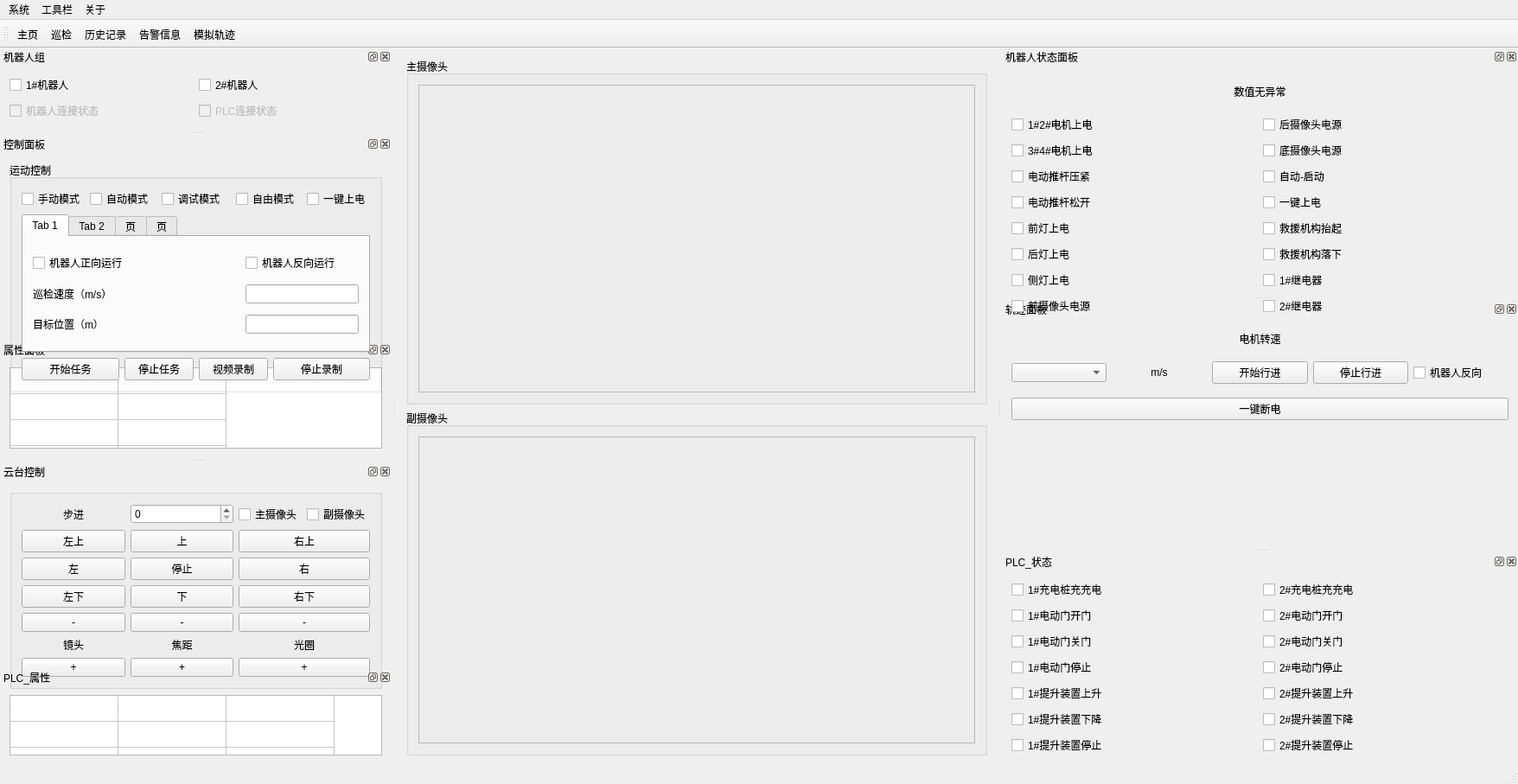
<?xml version="1.0" encoding="UTF-8"?>
<ui version="4.0">
 <class>MainWindow</class>
 <widget class="QMainWindow" name="MainWindow">
  <property name="geometry">
   <rect>
    <x>0</x>
    <y>0</y>
    <width>1756</width>
    <height>907</height>
   </rect>
  </property>
  <property name="minimumSize">
   <size>
    <width>95</width>
    <height>95</height>
   </size>
  </property>
  <property name="maximumSize">
   <size>
    <width>16777215</width>
    <height>16777215</height>
   </size>
  </property>
  <property name="windowTitle">
   <string>轨道机器人控制系统</string>
  </property>
  <widget class="QWidget" name="centralWidget">
   <layout class="QGridLayout" name="gridLayout_12">
    <item row="1" column="0">
     <widget class="QGroupBox" name="groupBox_2">
      <property name="maximumSize">
       <size>
        <width>16777215</width>
        <height>16777215</height>
       </size>
      </property>
      <property name="title">
       <string>副摄像头</string>
      </property>
      <layout class="QGridLayout" name="gridLayout_9">
       <item row="0" column="0">
        <widget class="QFrame" name="frame2">
         <property name="styleSheet">
          <string notr="true"/>
         </property>
         <property name="frameShape">
          <enum>QFrame::StyledPanel</enum>
         </property>
         <property name="frameShadow">
          <enum>QFrame::Raised</enum>
         </property>
        </widget>
       </item>
      </layout>
     </widget>
    </item>
    <item row="0" column="0">
     <widget class="QGroupBox" name="groupBox">
      <property name="maximumSize">
       <size>
        <width>16777215</width>
        <height>16777215</height>
       </size>
      </property>
      <property name="title">
       <string>主摄像头</string>
      </property>
      <layout class="QGridLayout" name="gridLayout">
       <item row="0" column="0">
        <widget class="QFrame" name="frame1">
         <property name="styleSheet">
          <string notr="true"/>
         </property>
         <property name="frameShape">
          <enum>QFrame::StyledPanel</enum>
         </property>
         <property name="frameShadow">
          <enum>QFrame::Raised</enum>
         </property>
        </widget>
       </item>
      </layout>
     </widget>
    </item>
   </layout>
  </widget>
  <widget class="QMenuBar" name="menuBar">
   <property name="geometry">
    <rect>
     <x>0</x>
     <y>0</y>
     <width>1756</width>
     <height>25</height>
    </rect>
   </property>
   <widget class="QMenu" name="menusystem">
    <property name="title">
     <string>系统</string>
    </property>
    <addaction name="cam_Action"/>
    <addaction name="PLC_action"/>
    <addaction name="robot_Action"/>
    <addaction name="add_Action"/>
    <addaction name="action_cutcam"/>
    <addaction name="action_cutrob"/>
    <addaction name="action_cutplc"/>
   </widget>
   <widget class="QMenu" name="menutool">
    <property name="title">
     <string>工具栏</string>
    </property>
    <addaction name="Rpanel_Action"/>
    <addaction name="Ppanel_Action"/>
    <addaction name="Ppanel_Action_2"/>
    <addaction name="actionkong"/>
    <addaction name="actionjiqiren"/>
   </widget>
   <widget class="QMenu" name="menu">
    <property name="title">
     <string>关于</string>
    </property>
   </widget>
   <addaction name="menusystem"/>
   <addaction name="menutool"/>
   <addaction name="menu"/>
  </widget>
  <widget class="QToolBar" name="mainToolBar">
   <attribute name="toolBarArea">
    <enum>TopToolBarArea</enum>
   </attribute>
   <attribute name="toolBarBreak">
    <bool>false</bool>
   </attribute>
   <addaction name="home_Action"/>
   <addaction name="poiling_Action"/>
   <addaction name="history_Action"/>
   <addaction name="alarm_Action"/>
   <addaction name="moniguiji_Actiom"/>
  </widget>
  <widget class="QStatusBar" name="statusBar"/>
  <widget class="QDockWidget" name="robot_Dock">
   <property name="minimumSize">
    <size>
     <width>597</width>
     <height>455</height>
    </size>
   </property>
   <property name="styleSheet">
    <string notr="true"/>
   </property>
   <property name="windowTitle">
    <string>机器人状态面板</string>
   </property>
   <attribute name="dockWidgetArea">
    <number>2</number>
   </attribute>
   <widget class="QWidget" name="dockWidgetContents_15">
    <property name="styleSheet">
     <string notr="true"/>
    </property>
    <layout class="QGridLayout" name="gridLayout_3">
     <item row="2" column="2">
      <widget class="QLabel" name="label_5">
       <property name="maximumSize">
        <size>
         <width>16777215</width>
         <height>20</height>
        </size>
       </property>
       <property name="text">
        <string>电机转速</string>
       </property>
       <property name="alignment">
        <set>Qt::AlignCenter</set>
       </property>
      </widget>
     </item>
     <item row="3" column="1">
      <widget class="QLabel" name="label_6">
       <property name="text">
        <string>m/s</string>
       </property>
       <property name="alignment">
        <set>Qt::AlignCenter</set>
       </property>
      </widget>
     </item>
     <item row="3" column="4">
      <widget class="QCheckBox" name="checkBox_17">
       <property name="text">
        <string>机器人反向</string>
       </property>
      </widget>
     </item>
     <item row="5" column="0" colspan="5">
      <widget class="QPushButton" name="kaiqi_caijiqi_8">
       <property name="text">
        <string>一键断电</string>
       </property>
      </widget>
     </item>
     <item row="1" column="0" colspan="5">
      <layout class="QGridLayout" name="gridLayout_8">
       <item row="2" column="1">
        <widget class="QCheckBox" name="checkBox_14">
         <property name="text">
          <string>自动-启动</string>
         </property>
        </widget>
       </item>
       <item row="7" column="0">
        <widget class="QCheckBox" name="checkBox_5">
         <property name="text">
          <string>前摄像头电源</string>
         </property>
        </widget>
       </item>
       <item row="7" column="1">
        <widget class="QCheckBox" name="checkBox_20">
         <property name="text">
          <string>2#继电器</string>
         </property>
        </widget>
       </item>
       <item row="2" column="0">
        <widget class="QCheckBox" name="checkBox_11">
         <property name="text">
          <string>电动推杆压紧</string>
         </property>
        </widget>
       </item>
       <item row="1" column="0">
        <widget class="QCheckBox" name="checkBox_10">
         <property name="text">
          <string>3#4#电机上电</string>
         </property>
        </widget>
       </item>
       <item row="3" column="1">
        <widget class="QCheckBox" name="checkBox_15">
         <property name="text">
          <string>一键上电</string>
         </property>
        </widget>
       </item>
       <item row="3" column="0">
        <widget class="QCheckBox" name="checkBox_12">
         <property name="text">
          <string>电动推杆松开</string>
         </property>
        </widget>
       </item>
       <item row="4" column="0">
        <widget class="QCheckBox" name="checkBox_7">
         <property name="text">
          <string>前灯上电</string>
         </property>
        </widget>
       </item>
       <item row="5" column="0">
        <widget class="QCheckBox" name="checkBox_8">
         <property name="text">
          <string>后灯上电</string>
         </property>
        </widget>
       </item>
       <item row="1" column="1">
        <widget class="QCheckBox" name="checkBox_13">
         <property name="text">
          <string>底摄像头电源</string>
         </property>
        </widget>
       </item>
       <item row="0" column="1">
        <widget class="QCheckBox" name="checkBox_6">
         <property name="text">
          <string>后摄像头电源</string>
         </property>
        </widget>
       </item>
       <item row="5" column="1">
        <widget class="QCheckBox" name="checkBox_18">
         <property name="text">
          <string>救援机构落下</string>
         </property>
        </widget>
       </item>
       <item row="0" column="0">
        <widget class="QCheckBox" name="checkBox_3">
         <property name="styleSheet">
          <string notr="true"/>
         </property>
         <property name="text">
          <string>1#2#电机上电</string>
         </property>
        </widget>
       </item>
       <item row="6" column="0">
        <widget class="QCheckBox" name="checkBox_9">
         <property name="text">
          <string>侧灯上电</string>
         </property>
        </widget>
       </item>
       <item row="6" column="1">
        <widget class="QCheckBox" name="checkBox_19">
         <property name="text">
          <string>1#继电器</string>
         </property>
        </widget>
       </item>
       <item row="4" column="1">
        <widget class="QCheckBox" name="checkBox_16">
         <property name="text">
          <string>救援机构抬起</string>
         </property>
        </widget>
       </item>
      </layout>
     </item>
     <item row="3" column="0">
      <widget class="QComboBox" name="comboBox"/>
     </item>
     <item row="3" column="2">
      <widget class="QPushButton" name="kaiqi_caijiqi_7">
       <property name="text">
        <string>开始行进</string>
       </property>
      </widget>
     </item>
     <item row="3" column="3">
      <widget class="QPushButton" name="kaiqi_caijiqi_10">
       <property name="text">
        <string>停止行进</string>
       </property>
      </widget>
     </item>
     <item row="0" column="2">
      <widget class="QLabel" name="label_9">
       <property name="maximumSize">
        <size>
         <width>16777215</width>
         <height>20</height>
        </size>
       </property>
       <property name="text">
        <string>数值无异常</string>
       </property>
       <property name="alignment">
        <set>Qt::AlignCenter</set>
       </property>
      </widget>
     </item>
    </layout>
   </widget>
  </widget>
  <widget class="QDockWidget" name="path_Dock">
   <property name="minimumSize">
    <size>
     <width>318</width>
     <height>337</height>
    </size>
   </property>
   <property name="maximumSize">
    <size>
     <width>524287</width>
     <height>337</height>
    </size>
   </property>
   <property name="windowTitle">
    <string>轨迹面板</string>
   </property>
   <attribute name="dockWidgetArea">
    <number>2</number>
   </attribute>
   <widget class="QWidget" name="dockWidgetContents_14">
    <layout class="QGridLayout" name="gridLayout_10">
     <item row="0" column="0">
      <widget class="QLabel" name="label_7">
       <property name="text">
        <string/>
       </property>
      </widget>
     </item>
    </layout>
   </widget>
  </widget>
  <widget class="QDockWidget" name="dockWidget">
   <property name="minimumSize">
    <size>
     <width>288</width>
     <height>86</height>
    </size>
   </property>
   <property name="maximumSize">
    <size>
     <width>524287</width>
     <height>524287</height>
    </size>
   </property>
   <property name="baseSize">
    <size>
     <width>0</width>
     <height>0</height>
    </size>
   </property>
   <property name="windowTitle">
    <string>机器人组</string>
   </property>
   <attribute name="dockWidgetArea">
    <number>1</number>
   </attribute>
   <widget class="QWidget" name="dockWidgetContents_4">
    <layout class="QGridLayout" name="gridLayout_2">
     <item row="0" column="0">
      <widget class="QCheckBox" name="checkBox_82">
       <property name="styleSheet">
        <string notr="true"/>
       </property>
       <property name="text">
        <string>1#机器人</string>
       </property>
      </widget>
     </item>
     <item row="0" column="1">
      <widget class="QCheckBox" name="checkBox_81">
       <property name="text">
        <string>2#机器人</string>
       </property>
      </widget>
     </item>
     <item row="1" column="0">
      <widget class="QCheckBox" name="checkBox_22">
       <property name="enabled">
        <bool>false</bool>
       </property>
       <property name="text">
        <string>机器人连接状态</string>
       </property>
      </widget>
     </item>
     <item row="1" column="1">
      <widget class="QCheckBox" name="checkBox_23">
       <property name="enabled">
        <bool>false</bool>
       </property>
       <property name="text">
        <string>PLC连接状态</string>
       </property>
      </widget>
     </item>
    </layout>
   </widget>
  </widget>
  <widget class="QDockWidget" name="dockWidget_2">
   <property name="windowTitle">
    <string>控制面板</string>
   </property>
   <attribute name="dockWidgetArea">
    <number>1</number>
   </attribute>
   <widget class="QWidget" name="dockWidgetContents">
    <layout class="QGridLayout" name="gridLayout_7">
     <item row="0" column="0">
      <widget class="QGroupBox" name="groupBox_4">
       <property name="title">
        <string>运动控制</string>
       </property>
       <layout class="QGridLayout" name="gridLayout_14">
        <item row="0" column="0">
         <widget class="QCheckBox" name="checkBox_32">
          <property name="text">
           <string>手动模式</string>
          </property>
         </widget>
        </item>
        <item row="0" column="1" colspan="2">
         <widget class="QCheckBox" name="checkBox_34">
          <property name="text">
           <string>自动模式</string>
          </property>
         </widget>
        </item>
        <item row="0" column="3" colspan="2">
         <widget class="QCheckBox" name="checkBox_35">
          <property name="text">
           <string>调试模式</string>
          </property>
         </widget>
        </item>
        <item row="0" column="5" colspan="2">
         <widget class="QCheckBox" name="checkBox_33">
          <property name="text">
           <string>自由模式</string>
          </property>
         </widget>
        </item>
        <item row="0" column="7">
         <widget class="QCheckBox" name="checkBox_4">
          <property name="text">
           <string>一键上电</string>
          </property>
         </widget>
        </item>
        <item row="1" column="0" colspan="8">
         <widget class="QTabWidget" name="tabWidget_2">
          <property name="currentIndex">
           <number>0</number>
          </property>
          <widget class="QWidget" name="tab_9">
           <attribute name="title">
            <string>Tab 1</string>
           </attribute>
           <layout class="QGridLayout" name="gridLayout_18">
            <item row="0" column="0">
             <widget class="QCheckBox" name="checkBox_36">
              <property name="text">
               <string>机器人正向运行</string>
              </property>
             </widget>
            </item>
            <item row="0" column="2">
             <widget class="QCheckBox" name="checkBox_37">
              <property name="text">
               <string>机器人反向运行</string>
              </property>
             </widget>
            </item>
            <item row="1" column="0">
             <widget class="QLabel" name="label_19">
              <property name="text">
               <string>巡检速度（m/s）</string>
              </property>
             </widget>
            </item>
            <item row="1" column="2">
             <widget class="QLineEdit" name="lineEdit_12"/>
            </item>
            <item row="2" column="0">
             <widget class="QLabel" name="label_20">
              <property name="text">
               <string>目标位置（m）</string>
              </property>
             </widget>
            </item>
            <item row="2" column="1">
             <spacer name="horizontalSpacer_5">
              <property name="orientation">
               <enum>Qt::Horizontal</enum>
              </property>
              <property name="sizeHint" stdset="0">
               <size>
                <width>40</width>
                <height>20</height>
               </size>
              </property>
             </spacer>
            </item>
            <item row="2" column="2">
             <widget class="QLineEdit" name="lineEdit_13"/>
            </item>
           </layout>
          </widget>
          <widget class="QWidget" name="tab_10">
           <attribute name="title">
            <string>Tab 2</string>
           </attribute>
           <layout class="QGridLayout" name="gridLayout_19">
            <item row="1" column="2">
             <widget class="QLineEdit" name="lineEdit_14"/>
            </item>
            <item row="4" column="2">
             <widget class="QLineEdit" name="lineEdit_15"/>
            </item>
            <item row="1" column="0">
             <widget class="QLabel" name="label_21">
              <property name="text">
               <string>巡检点停留时间（s）</string>
              </property>
             </widget>
            </item>
            <item row="2" column="0">
             <widget class="QLabel" name="label_22">
              <property name="text">
               <string>自动巡检速度（m/s）</string>
              </property>
             </widget>
            </item>
            <item row="0" column="2">
             <widget class="QCheckBox" name="checkBox_38">
              <property name="text">
               <string>定点视频</string>
              </property>
             </widget>
            </item>
            <item row="0" column="0">
             <widget class="QCheckBox" name="checkBox_39">
              <property name="text">
               <string>连续视频</string>
              </property>
             </widget>
            </item>
            <item row="2" column="2">
             <widget class="QLineEdit" name="lineEdit_16"/>
            </item>
            <item row="4" column="0">
             <widget class="QLabel" name="label_23">
              <property name="text">
               <string>定点已巡检点/定点总巡检数</string>
              </property>
             </widget>
            </item>
            <item row="4" column="1">
             <spacer name="horizontalSpacer_6">
              <property name="orientation">
               <enum>Qt::Horizontal</enum>
              </property>
              <property name="sizeHint" stdset="0">
               <size>
                <width>40</width>
                <height>20</height>
               </size>
              </property>
             </spacer>
            </item>
           </layout>
          </widget>
          <widget class="QWidget" name="tab_11">
           <attribute name="title">
            <string>页</string>
           </attribute>
           <layout class="QGridLayout" name="gridLayout_5">
            <item row="0" column="0">
             <widget class="QLabel" name="label_8">
              <property name="text">
               <string>     巡检点 距离</string>
              </property>
             </widget>
            </item>
            <item row="0" column="2">
             <widget class="QLineEdit" name="lineEdit_2"/>
            </item>
            <item row="0" column="1">
             <spacer name="horizontalSpacer">
              <property name="orientation">
               <enum>Qt::Horizontal</enum>
              </property>
              <property name="sizeHint" stdset="0">
               <size>
                <width>40</width>
                <height>20</height>
               </size>
              </property>
             </spacer>
            </item>
           </layout>
          </widget>
          <widget class="QWidget" name="tab_12">
           <attribute name="title">
            <string>页</string>
           </attribute>
          </widget>
         </widget>
        </item>
        <item row="2" column="0" colspan="2">
         <widget class="QPushButton" name="pushButton_5">
          <property name="text">
           <string>开始任务</string>
          </property>
         </widget>
        </item>
        <item row="2" column="2" colspan="2">
         <widget class="QPushButton" name="pushButton_6">
          <property name="text">
           <string>停止任务</string>
          </property>
         </widget>
        </item>
        <item row="2" column="4" colspan="2">
         <widget class="QPushButton" name="pushButton_8">
          <property name="text">
           <string>视频录制</string>
          </property>
         </widget>
        </item>
        <item row="2" column="6" colspan="2">
         <widget class="QPushButton" name="pushButton_7">
          <property name="text">
           <string>停止录制</string>
          </property>
         </widget>
        </item>
       </layout>
      </widget>
     </item>
    </layout>
   </widget>
  </widget>
  <widget class="QDockWidget" name="property_Dock">
   <property name="minimumSize">
    <size>
     <width>109</width>
     <height>135</height>
    </size>
   </property>
   <property name="maximumSize">
    <size>
     <width>524287</width>
     <height>524287</height>
    </size>
   </property>
   <property name="windowTitle">
    <string>属性面板</string>
   </property>
   <attribute name="dockWidgetArea">
    <number>1</number>
   </attribute>
   <widget class="QWidget" name="dockWidgetContents_16">
    <layout class="QGridLayout" name="gridLayout_4">
     <item row="0" column="0">
      <widget class="QTableWidget" name="property_Widget">
       <property name="verticalScrollBarPolicy">
        <enum>Qt::ScrollBarAlwaysOff</enum>
       </property>
       <property name="horizontalScrollBarPolicy">
        <enum>Qt::ScrollBarAsNeeded</enum>
       </property>
       <property name="editTriggers">
        <set>QAbstractItemView::NoEditTriggers</set>
       </property>
       <property name="rowCount">
        <number>15</number>
       </property>
       <property name="columnCount">
        <number>2</number>
       </property>
       <attribute name="horizontalHeaderVisible">
        <bool>false</bool>
       </attribute>
       <attribute name="horizontalHeaderCascadingSectionResizes">
        <bool>false</bool>
       </attribute>
       <attribute name="horizontalHeaderDefaultSectionSize">
        <number>125</number>
       </attribute>
       <attribute name="horizontalHeaderHighlightSections">
        <bool>true</bool>
       </attribute>
       <attribute name="verticalHeaderVisible">
        <bool>false</bool>
       </attribute>
       <row/>
       <row/>
       <row/>
       <row/>
       <row/>
       <row/>
       <row/>
       <row/>
       <row/>
       <row/>
       <row/>
       <row/>
       <row/>
       <row/>
       <row/>
       <column>
        <property name="text">
         <string>机器人</string>
        </property>
       </column>
       <column>
        <property name="text">
         <string>属性</string>
        </property>
       </column>
       <item row="0" column="0">
        <property name="text">
         <string/>
        </property>
       </item>
       <item row="1" column="0">
        <property name="text">
         <string/>
        </property>
       </item>
       <item row="2" column="0">
        <property name="text">
         <string/>
        </property>
       </item>
       <item row="3" column="0">
        <property name="text">
         <string/>
        </property>
       </item>
       <item row="4" column="0">
        <property name="text">
         <string/>
        </property>
       </item>
       <item row="5" column="0">
        <property name="text">
         <string/>
        </property>
       </item>
       <item row="6" column="0">
        <property name="text">
         <string/>
        </property>
       </item>
       <item row="7" column="0">
        <property name="text">
         <string/>
        </property>
       </item>
       <item row="8" column="0">
        <property name="text">
         <string/>
        </property>
       </item>
       <item row="9" column="0">
        <property name="text">
         <string/>
        </property>
       </item>
       <item row="10" column="0">
        <property name="text">
         <string/>
        </property>
       </item>
       <item row="11" column="0">
        <property name="text">
         <string/>
        </property>
       </item>
       <item row="12" column="0">
        <property name="text">
         <string/>
        </property>
       </item>
       <item row="13" column="0">
        <property name="text">
         <string/>
        </property>
       </item>
       <item row="14" column="0">
        <property name="text">
         <string/>
        </property>
       </item>
      </widget>
     </item>
    </layout>
   </widget>
  </widget>
  <widget class="QDockWidget" name="dockWidget_3">
   <property name="windowTitle">
    <string>云台控制</string>
   </property>
   <attribute name="dockWidgetArea">
    <number>1</number>
   </attribute>
   <widget class="QWidget" name="dockWidgetContents_2">
    <layout class="QGridLayout" name="gridLayout_13">
     <item row="0" column="0">
      <widget class="QGroupBox" name="groupBox_5">
       <property name="maximumSize">
        <size>
         <width>16777215</width>
         <height>16777215</height>
        </size>
       </property>
       <property name="title">
        <string/>
       </property>
       <layout class="QGridLayout" name="gridLayout_6">
        <item row="0" column="0">
         <widget class="QLabel" name="label">
          <property name="layoutDirection">
           <enum>Qt::LeftToRight</enum>
          </property>
          <property name="text">
           <string>步进</string>
          </property>
          <property name="alignment">
           <set>Qt::AlignCenter</set>
          </property>
         </widget>
        </item>
        <item row="0" column="1">
         <widget class="QSpinBox" name="spinBox"/>
        </item>
        <item row="0" column="2">
         <layout class="QHBoxLayout" name="horizontalLayout">
          <item>
           <widget class="QCheckBox" name="checkBox">
            <property name="text">
             <string>主摄像头</string>
            </property>
           </widget>
          </item>
          <item>
           <widget class="QCheckBox" name="checkBox_2">
            <property name="text">
             <string>副摄像头</string>
            </property>
           </widget>
          </item>
         </layout>
        </item>
        <item row="1" column="0">
         <widget class="QPushButton" name="btn_LUP">
          <property name="text">
           <string>左上</string>
          </property>
         </widget>
        </item>
        <item row="1" column="1">
         <widget class="QPushButton" name="btn_UP">
          <property name="text">
           <string>上</string>
          </property>
         </widget>
        </item>
        <item row="1" column="2">
         <widget class="QPushButton" name="btn_RUP">
          <property name="text">
           <string>右上</string>
          </property>
         </widget>
        </item>
        <item row="2" column="0">
         <widget class="QPushButton" name="btn_L">
          <property name="text">
           <string>左</string>
          </property>
         </widget>
        </item>
        <item row="2" column="1">
         <widget class="QPushButton" name="stop_btn">
          <property name="text">
           <string>停止</string>
          </property>
         </widget>
        </item>
        <item row="2" column="2">
         <widget class="QPushButton" name="btn_R">
          <property name="text">
           <string>右</string>
          </property>
         </widget>
        </item>
        <item row="3" column="0">
         <widget class="QPushButton" name="btn_LD">
          <property name="text">
           <string>左下</string>
          </property>
         </widget>
        </item>
        <item row="3" column="1">
         <widget class="QPushButton" name="btn_D">
          <property name="text">
           <string>下</string>
          </property>
         </widget>
        </item>
        <item row="3" column="2">
         <widget class="QPushButton" name="btn_RD">
          <property name="text">
           <string>右下</string>
          </property>
         </widget>
        </item>
        <item row="4" column="0">
         <widget class="QPushButton" name="ZD_btn">
          <property name="text">
           <string>-</string>
          </property>
         </widget>
        </item>
        <item row="4" column="1">
         <widget class="QPushButton" name="FD_btn">
          <property name="text">
           <string>-</string>
          </property>
         </widget>
        </item>
        <item row="4" column="2">
         <widget class="QPushButton" name="AD_btn">
          <property name="text">
           <string>-</string>
          </property>
         </widget>
        </item>
        <item row="5" column="0">
         <widget class="QLabel" name="label_2">
          <property name="maximumSize">
           <size>
            <width>16777215</width>
            <height>20</height>
           </size>
          </property>
          <property name="text">
           <string>镜头</string>
          </property>
          <property name="alignment">
           <set>Qt::AlignCenter</set>
          </property>
         </widget>
        </item>
        <item row="5" column="1">
         <widget class="QLabel" name="label_3">
          <property name="maximumSize">
           <size>
            <width>16777215</width>
            <height>20</height>
           </size>
          </property>
          <property name="text">
           <string>焦距</string>
          </property>
          <property name="alignment">
           <set>Qt::AlignCenter</set>
          </property>
         </widget>
        </item>
        <item row="5" column="2">
         <widget class="QLabel" name="label_4">
          <property name="maximumSize">
           <size>
            <width>16777215</width>
            <height>20</height>
           </size>
          </property>
          <property name="text">
           <string>光圈</string>
          </property>
          <property name="alignment">
           <set>Qt::AlignCenter</set>
          </property>
         </widget>
        </item>
        <item row="6" column="0">
         <widget class="QPushButton" name="ZA_btn">
          <property name="text">
           <string>+</string>
          </property>
         </widget>
        </item>
        <item row="6" column="1">
         <widget class="QPushButton" name="FA_btn">
          <property name="text">
           <string>+</string>
          </property>
         </widget>
        </item>
        <item row="6" column="2">
         <widget class="QPushButton" name="AA_btn">
          <property name="text">
           <string>+</string>
          </property>
         </widget>
        </item>
       </layout>
      </widget>
     </item>
    </layout>
   </widget>
  </widget>
  <widget class="QDockWidget" name="PLC_dock">
   <property name="windowTitle">
    <string>PLC_状态</string>
   </property>
   <attribute name="dockWidgetArea">
    <number>2</number>
   </attribute>
   <widget class="QWidget" name="dockWidgetContents_3">
    <layout class="QGridLayout" name="gridLayout_15">
     <item row="0" column="0">
      <layout class="QGridLayout" name="gridLayout_11">
       <item row="4" column="0">
        <widget class="QCheckBox" name="checkBox_28">
         <property name="text">
          <string>1#提升装置上升</string>
         </property>
        </widget>
       </item>
       <item row="1" column="0">
        <widget class="QCheckBox" name="checkBox_25">
         <property name="text">
          <string>1#电动门开门</string>
         </property>
        </widget>
       </item>
       <item row="3" column="0">
        <widget class="QCheckBox" name="checkBox_27">
         <property name="text">
          <string>1#电动门停止</string>
         </property>
        </widget>
       </item>
       <item row="0" column="1">
        <widget class="QCheckBox" name="checkBox_31">
         <property name="text">
          <string>2#充电桩充充电</string>
         </property>
        </widget>
       </item>
       <item row="4" column="1">
        <widget class="QCheckBox" name="checkBox_44">
         <property name="text">
          <string>2#提升装置上升</string>
         </property>
        </widget>
       </item>
       <item row="1" column="1">
        <widget class="QCheckBox" name="checkBox_30">
         <property name="text">
          <string>2#电动门开门</string>
         </property>
        </widget>
       </item>
       <item row="6" column="0">
        <widget class="QCheckBox" name="checkBox_42">
         <property name="text">
          <string>1#提升装置停止</string>
         </property>
        </widget>
       </item>
       <item row="2" column="0">
        <widget class="QCheckBox" name="checkBox_24">
         <property name="text">
          <string>1#电动门关门</string>
         </property>
        </widget>
       </item>
       <item row="5" column="0">
        <widget class="QCheckBox" name="checkBox_29">
         <property name="text">
          <string>1#提升装置下降</string>
         </property>
        </widget>
       </item>
       <item row="3" column="1">
        <widget class="QCheckBox" name="checkBox_26">
         <property name="text">
          <string>2#电动门停止</string>
         </property>
        </widget>
       </item>
       <item row="5" column="1">
        <widget class="QCheckBox" name="checkBox_40">
         <property name="text">
          <string>2#提升装置下降</string>
         </property>
        </widget>
       </item>
       <item row="0" column="0">
        <widget class="QCheckBox" name="checkBox_41">
         <property name="styleSheet">
          <string notr="true"/>
         </property>
         <property name="text">
          <string>1#充电桩充充电</string>
         </property>
        </widget>
       </item>
       <item row="2" column="1">
        <widget class="QCheckBox" name="checkBox_21">
         <property name="text">
          <string>2#电动门关门</string>
         </property>
        </widget>
       </item>
       <item row="6" column="1">
        <widget class="QCheckBox" name="checkBox_43">
         <property name="text">
          <string>2#提升装置停止</string>
         </property>
        </widget>
       </item>
      </layout>
     </item>
    </layout>
   </widget>
  </widget>
  <widget class="QDockWidget" name="dockWidget_4">
   <property name="windowTitle">
    <string>PLC_属性</string>
   </property>
   <attribute name="dockWidgetArea">
    <number>1</number>
   </attribute>
   <widget class="QWidget" name="dockWidgetContents_5">
    <layout class="QGridLayout" name="gridLayout_16">
     <item row="0" column="0">
      <widget class="QTableWidget" name="property_Widget_2">
       <property name="verticalScrollBarPolicy">
        <enum>Qt::ScrollBarAlwaysOff</enum>
       </property>
       <property name="horizontalScrollBarPolicy">
        <enum>Qt::ScrollBarAsNeeded</enum>
       </property>
       <property name="editTriggers">
        <set>QAbstractItemView::NoEditTriggers</set>
       </property>
       <property name="rowCount">
        <number>26</number>
       </property>
       <property name="columnCount">
        <number>3</number>
       </property>
       <attribute name="horizontalHeaderVisible">
        <bool>false</bool>
       </attribute>
       <attribute name="horizontalHeaderCascadingSectionResizes">
        <bool>false</bool>
       </attribute>
       <attribute name="horizontalHeaderDefaultSectionSize">
        <number>125</number>
       </attribute>
       <attribute name="horizontalHeaderHighlightSections">
        <bool>true</bool>
       </attribute>
       <attribute name="verticalHeaderVisible">
        <bool>false</bool>
       </attribute>
       <row>
        <property name="text">
         <string>充电桩充电状态</string>
        </property>
       </row>
       <row>
        <property name="text">
         <string>充电桩充机器人到位</string>
        </property>
       </row>
       <row>
        <property name="text">
         <string>电动门开到位</string>
        </property>
       </row>
       <row>
        <property name="text">
         <string>电动门关到位</string>
        </property>
       </row>
       <row>
        <property name="text">
         <string>电动门故障</string>
        </property>
       </row>
       <row>
        <property name="text">
         <string>提升装置上到位</string>
        </property>
       </row>
       <row>
        <property name="text">
         <string>提升装置下到位</string>
        </property>
       </row>
       <row>
        <property name="text">
         <string>提升装置机器人到位1</string>
        </property>
       </row>
       <row>
        <property name="text">
         <string>提升装置机器人到位2</string>
        </property>
       </row>
       <row>
        <property name="text">
         <string>提升装置故障</string>
        </property>
       </row>
       <row>
        <property name="text">
         <string>水池液位高</string>
        </property>
       </row>
       <row/>
       <row/>
       <row/>
       <row/>
       <row/>
       <row/>
       <row/>
       <row/>
       <row/>
       <row/>
       <row/>
       <row/>
       <row/>
       <row/>
       <row/>
       <column>
        <property name="text">
         <string>属性</string>
        </property>
       </column>
       <column>
        <property name="text">
         <string>1#</string>
        </property>
       </column>
       <column>
        <property name="text">
         <string>2#</string>
        </property>
       </column>
       <item row="11" column="0">
        <property name="text">
         <string/>
        </property>
       </item>
       <item row="12" column="0">
        <property name="text">
         <string/>
        </property>
       </item>
       <item row="13" column="0">
        <property name="text">
         <string/>
        </property>
       </item>
       <item row="14" column="0">
        <property name="text">
         <string/>
        </property>
       </item>
       <item row="15" column="0">
        <property name="text">
         <string/>
        </property>
       </item>
       <item row="16" column="0">
        <property name="text">
         <string/>
        </property>
       </item>
       <item row="17" column="0">
        <property name="text">
         <string/>
        </property>
       </item>
       <item row="18" column="0">
        <property name="text">
         <string/>
        </property>
       </item>
       <item row="19" column="0">
        <property name="text">
         <string/>
        </property>
       </item>
       <item row="20" column="0">
        <property name="text">
         <string/>
        </property>
       </item>
       <item row="21" column="0">
        <property name="text">
         <string/>
        </property>
       </item>
       <item row="22" column="0">
        <property name="text">
         <string/>
        </property>
       </item>
       <item row="23" column="0">
        <property name="text">
         <string/>
        </property>
       </item>
       <item row="24" column="0">
        <property name="text">
         <string/>
        </property>
       </item>
       <item row="25" column="0">
        <property name="text">
         <string/>
        </property>
       </item>
      </widget>
     </item>
    </layout>
   </widget>
  </widget>
  <action name="cam_Action">
   <property name="text">
    <string>连接相机</string>
   </property>
  </action>
  <action name="robot_Action">
   <property name="text">
    <string>连接机器人</string>
   </property>
  </action>
  <action name="add_Action">
   <property name="text">
    <string>IP登录管理系统</string>
   </property>
  </action>
  <action name="home_Action">
   <property name="text">
    <string>主页</string>
   </property>
  </action>
  <action name="poiling_Action">
   <property name="text">
    <string>巡检</string>
   </property>
  </action>
  <action name="history_Action">
   <property name="text">
    <string>历史记录</string>
   </property>
  </action>
  <action name="alarm_Action">
   <property name="text">
    <string>告警信息</string>
   </property>
  </action>
  <action name="Rpanel_Action">
   <property name="text">
    <string>机器人面板</string>
   </property>
  </action>
  <action name="Ppanel_Action">
   <property name="text">
    <string>属性面板</string>
   </property>
  </action>
  <action name="Ppanel_Action_2">
   <property name="text">
    <string>轨迹面板</string>
   </property>
  </action>
  <action name="moniguiji_Actiom">
   <property name="text">
    <string>模拟轨迹</string>
   </property>
  </action>
  <action name="actionkong">
   <property name="text">
    <string>控制面板</string>
   </property>
  </action>
  <action name="actionjiqiren">
   <property name="text">
    <string>机器人状态面板</string>
   </property>
  </action>
  <action name="PLC_action">
   <property name="text">
    <string>连接PLC</string>
   </property>
   <property name="toolTip">
    <string>连接PLC</string>
   </property>
  </action>
  <action name="action_cutcam">
   <property name="text">
    <string>断开相机</string>
   </property>
  </action>
  <action name="action_cutrob">
   <property name="text">
    <string>断开机器人</string>
   </property>
  </action>
  <action name="action_cutplc">
   <property name="text">
    <string>断开PLC</string>
   </property>
  </action>
  <zorder>robot_Dock</zorder>
  <zorder>dockWidget_2</zorder>
  <zorder>dockWidget_3</zorder>
  <zorder>PLC_dock</zorder>
  <zorder>dockWidget_4</zorder>
 </widget>
 <layoutdefault spacing="6" margin="11"/>
 <resources/>
 <connections/>
</ui>
